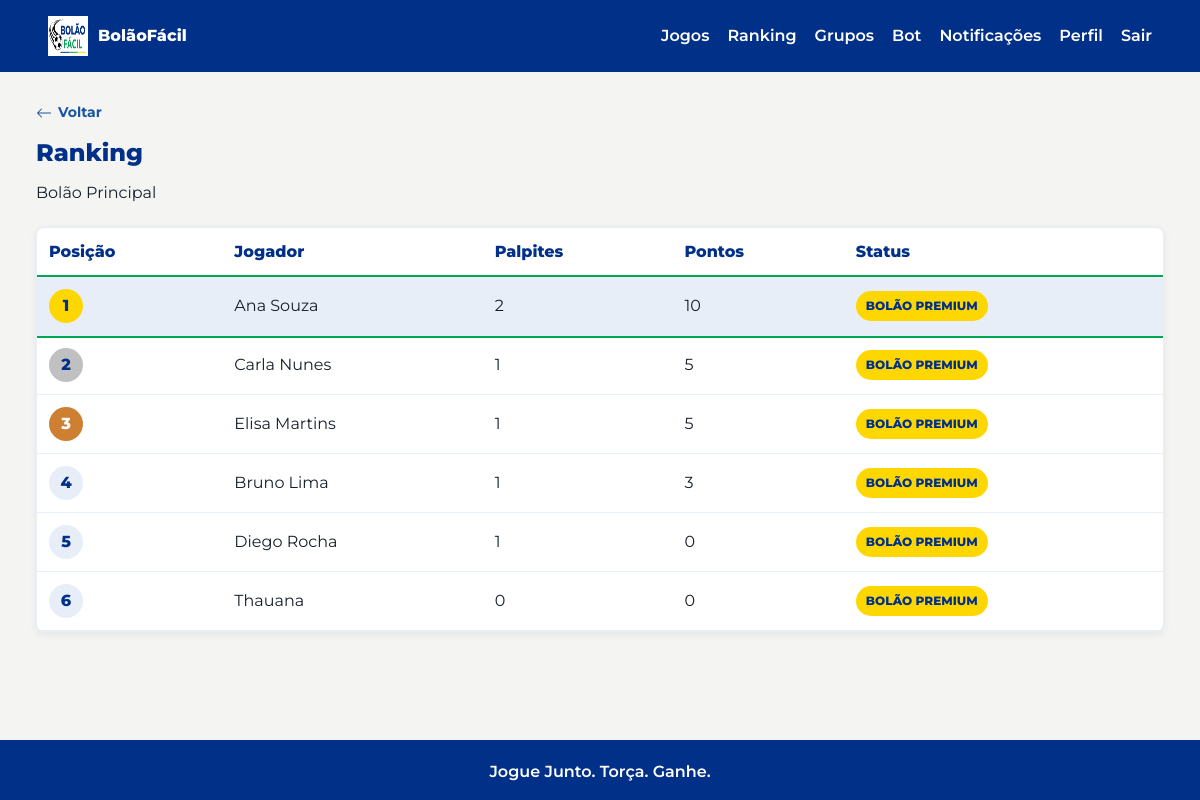
Before: /ranking/ (signed in) with the older database file.
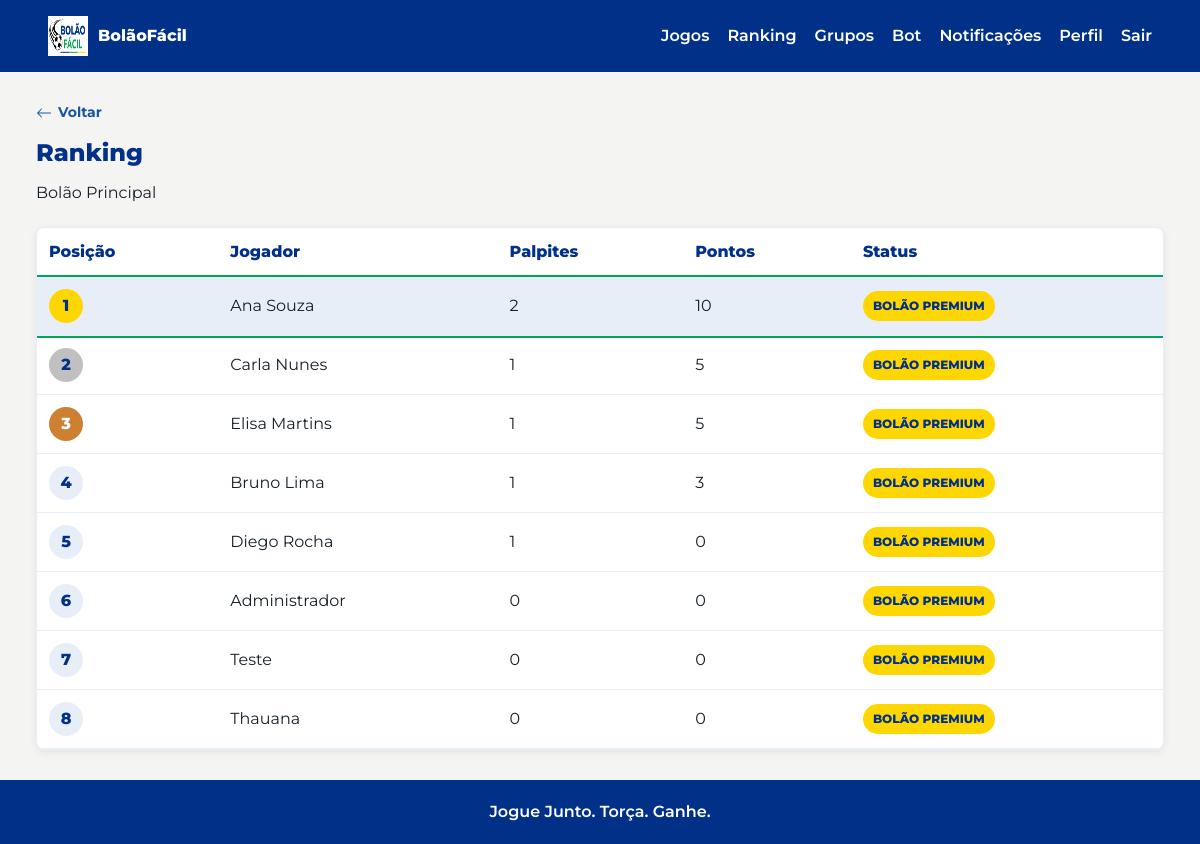
After: the same page with the newer database file.
### tables this page shows
CREATE TABLE users (
    id INTEGER PRIMARY KEY AUTOINCREMENT,
    name TEXT NOT NULL,
    email TEXT NOT NULL UNIQUE,
    whatsapp_phone TEXT,
    password_hash TEXT NOT NULL,
    created_at TEXT NOT NULL DEFAULT CURRENT_TIMESTAMP
, role TEXT NOT NULL DEFAULT 'user', notifications_enabled INTEGER NOT NULL DEFAULT 1);

### controllers/ranking_controller.py (the view)
@ranking_bp.route("/")
@login_required
def index():
    pool = Pool.get_default()
    ranking = Score.get_ranking(pool["id"]) if pool else []
    return render_template("ranking/index.html", pool=pool, ranking=ranking)

### app.py (called while the page is built)
def get_db():
    if "db" not in g:
        database_url = current_app_config()["DATABASE_URL"]
        database_path = Path(database_url)
        database_path.parent.mkdir(parents=True, exist_ok=True)
        g.db = sqlite3.connect(database_path)
        g.db.row_factory = sqlite3.Row
        g.db.execute("PRAGMA foreign_keys = ON")
    return g.db

def current_app_config():
    from flask import current_app
    return current_app.config

@login_manager.user_loader
def load_user(user_id):
    return User.get_by_id(user_id)

### models/score.py (called while the page is built)
def _db():
    from app import get_db
    return get_db()

### models/user.py (called while the page is built)
def _db():
    from app import get_db
    return get_db()

    @property
    def is_admin(self):
        return self.role == "admin"

    @staticmethod
    def get_by_id(user_id):
        row = _db().execute("SELECT * FROM users WHERE id = ?", (user_id,)).fetchone()
        return User.from_row(row)

    @staticmethod
    def get_default():
        return _db().execute("SELECT * FROM pools ORDER BY id LIMIT 1").fetchone()

### utils/csrf.py (called while the page is built)
def generate_csrf_token() -> str:
    if _CSRF_KEY not in session:
        session[_CSRF_KEY] = secrets.token_hex(32)
    return session[_CSRF_KEY]

### templates/ranking/index.html (shortened to what this page needs)
{% extends "base.html" %}
{% block styles %}
<link rel="stylesheet" href="{{ url_for('static', filename='css/ranking.css') }}">
{% endblock %}
{% block content %}
<section class="content-head">
  <a href="javascript:history.back()" class="back-link">
    <svg width="16" height="16" fill="currentColor" viewBox="0 0 16 16"><path fill-rule="evenodd" d="M15 8a.5.5 0 0 0-.5-.5H2.707l3.147-3.146a.5.5 0 1 0-.708-.708l-4 4a.5.5 0 0 0 0 .708l4 4a.5.5 0 0 0 .708-.708L2.707 8.5H14.5A.5.5 0 0 0 15 8z"/></svg>
    Voltar
  </a>
  <h1>Ranking</h1>
  <p>{{ pool.name if pool else "Bolão Principal" }}</p>
</section>
<section class="ranking-wrap">
  <table class="ranking-table" data-current-user-id="{{ current_user.id }}">
    <thead>
      <tr>
        <th>Posição</th>
        <th>Jogador</th>
        <th>Palpites</th>
        <th>Pontos</th>
        <th>Status</th>
      </tr>
    </thead>
    <tbody>
      {% for row in ranking %}
      <tr data-user-id="{{ row.user_id }}">
        <td><span class="rank-badge rank-{{ loop.index }}">{{ loop.index }}</span></td>
        <td>{{ row.name }}</td>
        <td>{{ row.bets_count }}</td>
        <td>{{ row.total_points }}</td>
        <td><span class="ranking-status status-premium">Bolão Premium</span></td>
      </tr>
      {% else %}
      <tr>
        <td colspan="5">Ranking vazio.</td>
      </tr>
      {% endfor %}
    </tbody>
  </table>
</section>
{% endblock %}

Changed rows visible on the page:
added users: name "Administrador", bets_count "0", total_points "0"
added users: name "Teste", bets_count "0", total_points "0"
